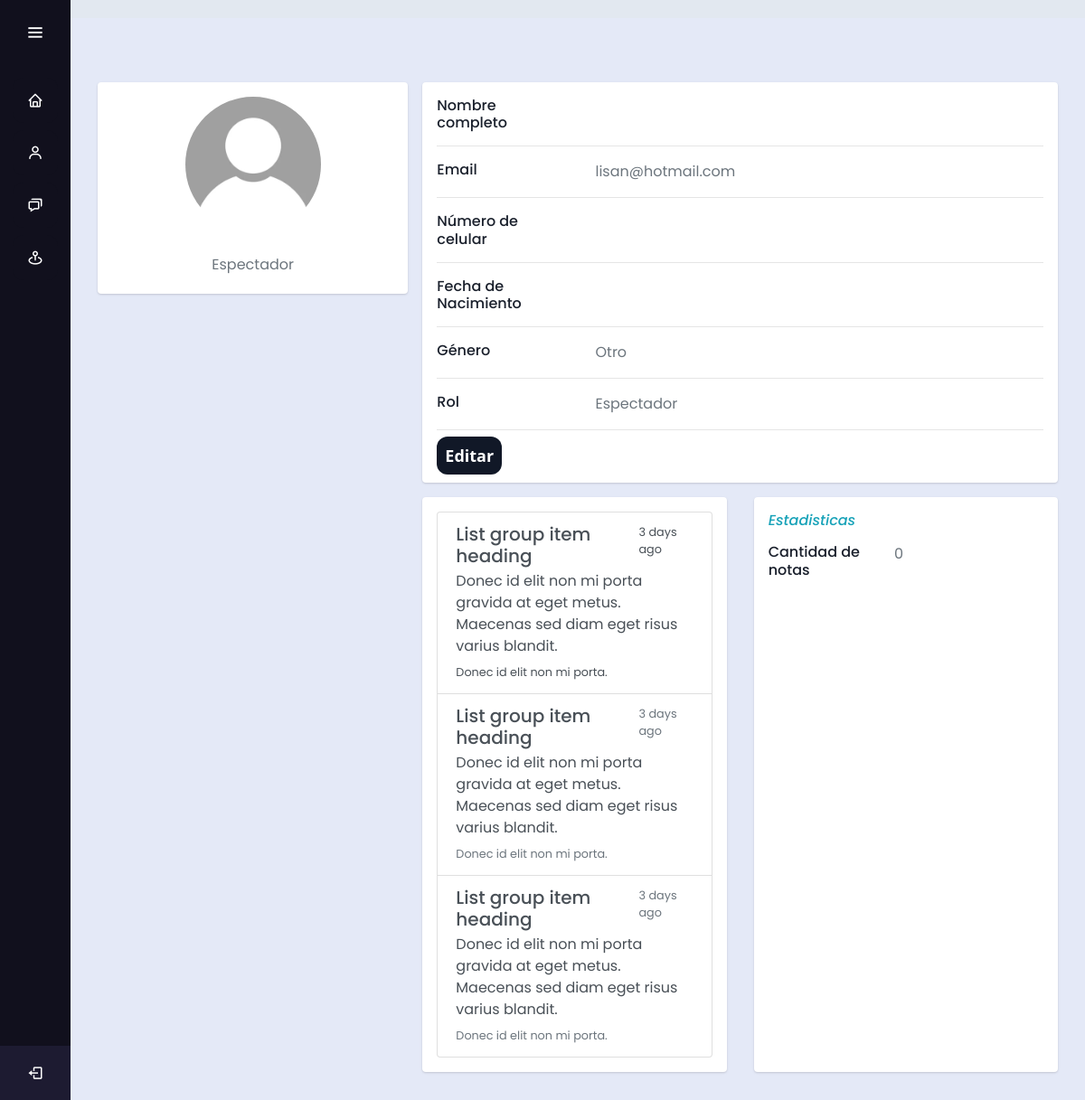
The page /profile/ (signed in) on the database as committed earlier.
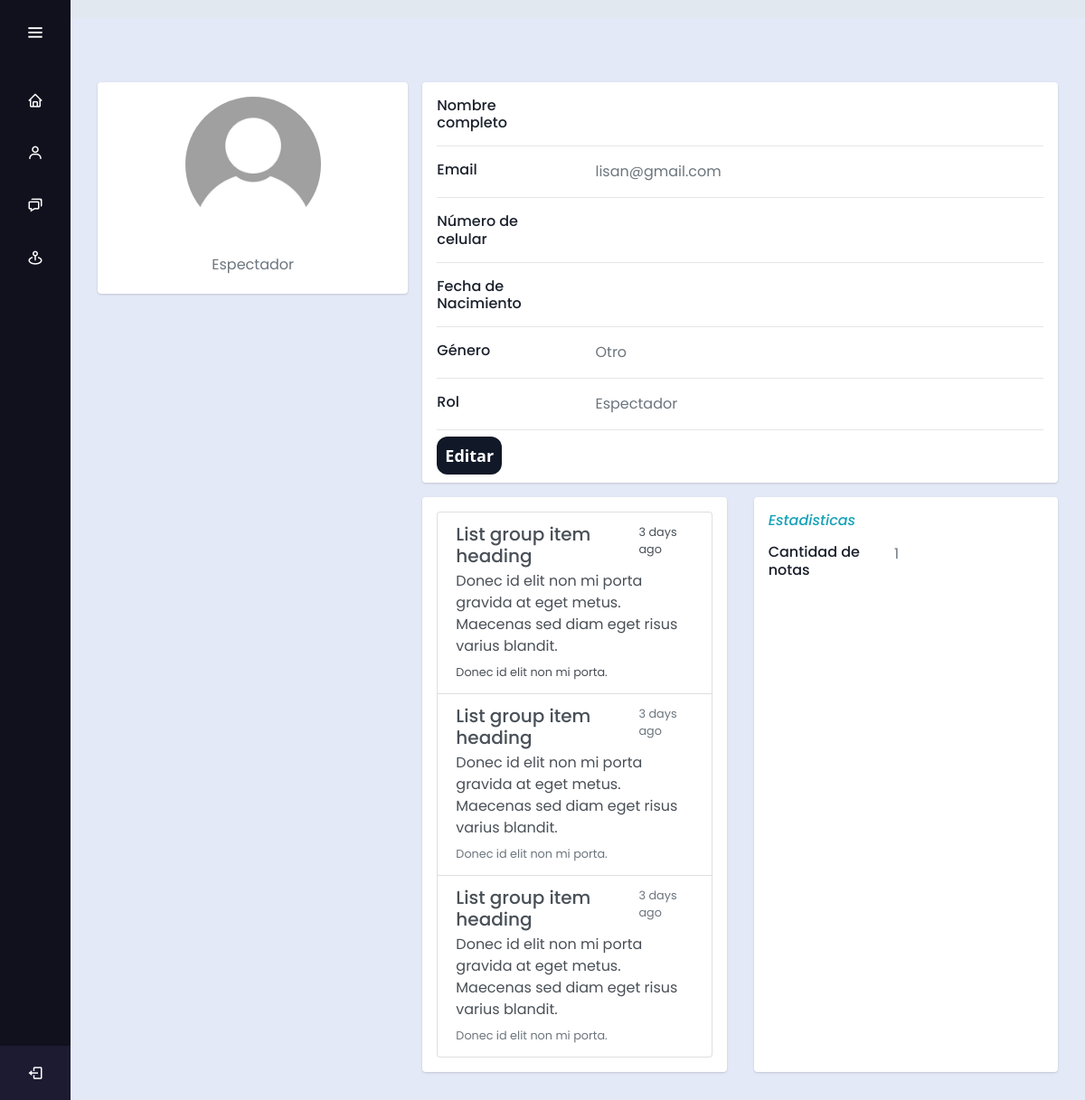
The same page on the database as committed later.
### users/models.py (models this page shows)
class CustomUser(AbstractUser):
    ROLE = (
        ('i', 'Investigator'),
        ('v', 'Viewer'),
    )
    GENDER_CHOICES = (
        ('H', 'Masculino'),
        ('M', 'Femenino'),
        ('O', 'Otro'),
    )
    role = models.CharField(max_length=1, choices=ROLE, default='v')
    date_of_birth = models.DateField(null=True, blank=False)
    phone_number = models.CharField(max_length=20, blank=True)
    gender = models.CharField(max_length=1, choices=GENDER_CHOICES, blank=False)
    profile_picture = models.ImageField(upload_to='profile_pics/', blank=True,default='profile_pics/default_profile_pic.webp')
    groups = models.ManyToManyField(Group, related_name='custom_users')
    user_permissions = models.ManyToManyField(Permission, related_name='custom_users')

### users/views.py (the view)
# urls.py: path('profile/', profile, name='profile'),
@login_required
def profile(request):
    notas = Note.objects.filter(user=request.user)
    success_messages = messages.get_messages(request)
    return render(request, 'profile.html', {'notas': notas,'messages': success_messages})

### users/templates/profile.html (shortened to what the changed rows need)
{% extends 'base.html' %}
{% load static %}
{% block content %}
<div class="container overflow-hidden" style="padding-top: 5%;">
    <div class="main-body">
        <div class="row gutters-sm">
            <div class="col-md-4 mb-3">
                <div class="card">
                    <div class="card-body">
                        <div class="d-flex flex-column align-items-center text-center">
                            <img src="{{ request.user.profile_picture.url }}" alt="Admin" class="rounded-circle"
                                width="150">
                            <div class="mt-3">
                                <p class="text-secondary mb-1">
                                </p>
                            </div>
                        </div>
                    </div>
                </div>
            </div>
            <div class="col-md-8">
                <div class="card mb-3">
                    <div class="card-body">
                        <div class="row">
                            <div class="col-sm-3">
                                <h6 class="mb-0">Email</h6>
                            </div>
                            <div class="col-sm-9 text-secondary">
                                {{request.user.email}}
                            </div>
                        </div>
                    </div>
                </div>
                <div class="row">
                    <div class="col-sm-6 mb-3">
                        <div class="card h-100">
                            <div class="card-body">
                                <div class="row">
                                    <div class="col-sm-5">
                                        <h6 class="mb-0">Cantidad de notas</h6>
                                    </div>
                                    <div class="col-sm-3 text-secondary">
                                        {{ notas.count }}
                                    </div>
                                </div>
                            </div>
                        </div>
                    </div>
                </div>
            </div>
        </div>
    </div>
</div>
{% endblock %}

Rows that differ between the two databases and show on the page:
changed CustomUser: user.email "lisan@hotmail.com" → "lisan@gmail.com"
Other text that changed with them:
{{ notas.count }}: "0" → "1"
